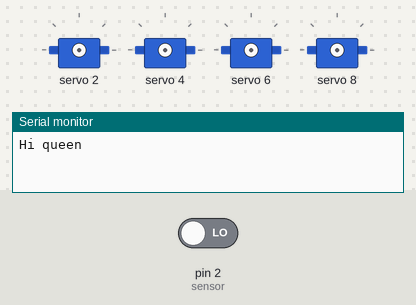
A sketch run on a simulated Arduino Uno, built with avr-gcc and run on an emulated ATmega328P. Shown: 4 × servo, the last lines printed to the serial monitor. The test bench sets the inputs (shaded band); at power-on: pin 2 (sensor) LOW. Random numbers use the default seed unless the sketch sets one.

Above: at 1.2 s.
1.3 s: pin 2 (sensor) driven HIGH
2.8 s: pin 2 (sensor) driven LOW
At 9.6 s:
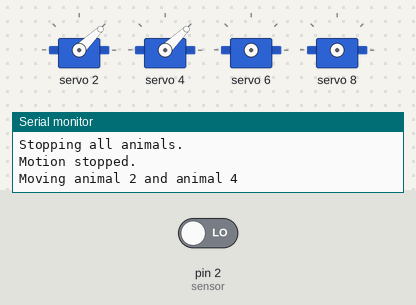
At 14.0 s:
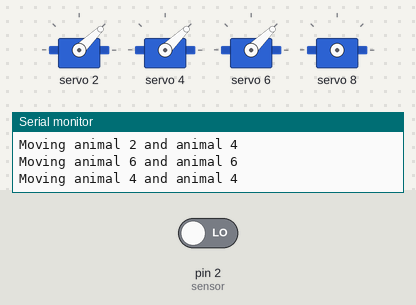
Timing chart, 0 to 21.0 s (numbered marks = the images above; inputs shaded):
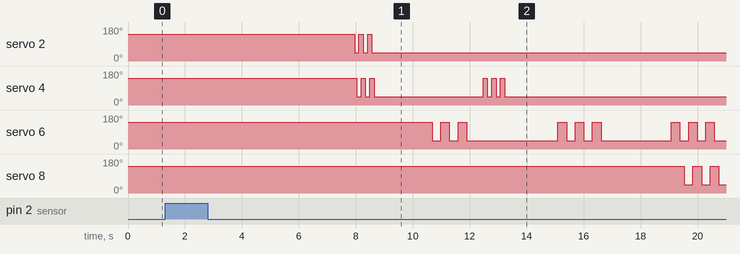

Measured:
- after the input at 2.8 s, servo 2: alternates 141° for 0.15 s and 44° for 0.15 s, 5 changes in all, then stays 44°, starting after 5.2 s; servo 4: 141° → 44° after 5.2 s, → 141° 0.15 s later, → 44° 0.15 s later, → 141° 0.15 s later, … (11 changes in this stretch)

The sketch:

toystory.ino
```cpp
/*
	Arduino with PIR motion sensor
	For complete project details, visit: http://RandomNerdTutorials.com/pirsensor
	Modified by Rui Santos based on PIR sensor by Limor Fried
 */
#include <Wire.h>
#include <Adafruit_PWMServoDriver.h>


//Animal pins:
#define FLUFFY 0
#define SWEATER 2
#define POLAR 4
#define DINO 6
#define PUPPY 8
#define EMPTY 10

// State variables
#define MOVING	LOW
#define STOPPED HIGH
volatile int state = STOPPED;
volatile int edgeDetected = -1; // 0 = none, 1 = rising, -1 = falling. init'd to -1 so that it'll actually start moving

int fastPins[] = {FLUFFY, SWEATER, POLAR};
int slowPins[] = {DINO, PUPPY};
int fastAngle = 5;
int slowAngle = 10;
int numberFastAnimals = sizeof(fastPins)/sizeof(int);
int numberSlowAnimals = sizeof(slowPins)/sizeof(int);

int sensor = 2;              // the pin that the sensor is attached to
int val = 0;                 // variable to store the sensor status (value)

// called this way, it uses the default address 0x40
Adafruit_PWMServoDriver pwm = Adafruit_PWMServoDriver();

// Depending on your servo make, the pulse width min and max may vary, you
// want these to be as small/large as possible without hitting the hard stop
// for max range. You'll have to tweak them as necessary to match the servos you
// have!
#define SERVOMIN  150 // This is the 'minimum' pulse length count (out of 4096)
#define SERVOMAX  600 // This is the 'maximum' pulse length count (out of 4096)
#define USMIN  600 // This is the rounded 'minimum' microsecond length based on the minimum pulse of 150
#define USMAX  2400 // This is the rounded 'maximum' microsecond length based on the maximum pulse of 600
#define SERVO_FREQ 50 // Analog servos run at ~50 Hz updates

// Define the servo parameters
#define SERVO_FORWARD_PULSE_WIDTH  410
#define SERVO_STOP_PULSE_WIDTH     0
#define SERVO_BACKWARD_PULSE_WIDTH 205

// Define servo rotation parameters
#define STEP_DELAY    15  // Milliseconds per degree, approximate
#define NUM_ROTATIONS 3   // How many times an animal moves back and forth
#define STOP_DELAY    200 // How long to wait on stopped segments

// our servo # counter
uint8_t servonum = 0;

void setup() {
	//pinMode(led, OUTPUT);      // initalize LED as an output
	pinMode(sensor, INPUT);    // initialize sensor as an input
	Serial.begin(9600);        // initialize serial
	Serial.println("Hi queen");

	pwm.begin();

	/*
	 * In theory the internal oscillator (clock) is 25MHz but it really isn't
	 * that precise. You can 'calibrate' this by tweaking this number until
	 * you get the PWM update frequency you're expecting!
	 * The int.osc. for the PCA9685 chip is a range between about 23-27MHz and
	 * is used for calculating things like writeMicroseconds()
	 * Analog servos run at ~50 Hz updates, It is importaint to use an
	 * oscilloscope in setting the int.osc frequency for the I2C PCA9685 chip.
	 * 1) Attach the oscilloscope to one of the PWM signal pins and ground on
	 *    the I2C PCA9685 chip you are setting the value for.
	 * 2) Adjust setOscillatorFrequency() until the PWM update frequency is the
	 *    expected value (50Hz for most ESCs)
	 * Setting the value here is specific to each individual I2C PCA9685 chip and
	 * affects the calculations for the PWM update frequency.
	 * Failure to correctly set the int.osc value will cause unexpected PWM results
	 */
	pwm.setOscillatorFrequency(27000000);
	pwm.setPWMFreq(SERVO_FREQ);  // Analog servos run at ~50 Hz updates

	// Register pin change interrupt for motion sensor - both edges
	attachInterrupt (digitalPinToInterrupt (sensor), motionISR, CHANGE);

	delay(10);
}

void moveUs(int animalA, int animalB, int angle){
	Serial.print("Moving animal ");
	Serial.print(animalA);
	Serial.print(" and animal ");
	Serial.println(animalB);
	int delayTime = STEP_DELAY * angle;
	for(int i=0; i<NUM_ROTATIONS; i++){
		pwm.setPWM(animalA, 0, SERVO_FORWARD_PULSE_WIDTH); //full speed forward
		pwm.setPWM(animalB, 0, SERVO_STOP_PULSE_WIDTH);
		delay(delayTime);
		pwm.setPWM(animalA, 0, SERVO_STOP_PULSE_WIDTH); //stops
		pwm.setPWM(animalB, 0, SERVO_FORWARD_PULSE_WIDTH);
		if(edgeDetected == 1){
      pwm.setPWM(animalB, 0, SERVO_STOP_PULSE_WIDTH);
			return;
		}
		delay(delayTime);
		pwm.setPWM(animalA, 0, SERVO_BACKWARD_PULSE_WIDTH); //full speed backward
		pwm.setPWM(animalB, 0, SERVO_STOP_PULSE_WIDTH); //full speed backward
		delay(delayTime);
		pwm.setPWM(animalA, 0, SERVO_STOP_PULSE_WIDTH); //stops
		pwm.setPWM(animalB, 0, SERVO_BACKWARD_PULSE_WIDTH);
		if(edgeDetected == 1){
			return;
		}
		delay(delayTime);
	}
}

void stopAll(){
	// stop fast ones
	for(int i = 0; i < numberFastAnimals; i++){
		pwm.setPWM(fastPins[i], 0, 0);
	}
	// stop slow ones
	for(int i = 0; i < numberSlowAnimals; i++){
		pwm.setPWM(slowPins[i], 0, 0);
	}
}

#define DELAY_MS 5000
#define MAX_DELAY_BETWEEN 7000
int currentTime = 0;
int triggerTime = 0;
int timeLastMoved = 0;
int thisDelay = MAX_DELAY_BETWEEN;

void motionISR(){
	if(digitalRead(sensor) == HIGH){
		Serial.println("Motion detected!");
		edgeDetected = 1;
		Serial.println("Stopping all animals.");
		// stopAll(); // moved out of interrupt context
	}
	else{
		Serial.println("Motion stopped.");
		// state = MOVING; // not yet
		edgeDetected = -1;
		triggerTime = millis();
	}
}

void loop(){
	currentTime = millis();
	int dTime = currentTime - triggerTime;
  int dTimeMtn = currentTime - timeLastMoved;

	if(edgeDetected == 1){
		stopAll();
		state = STOPPED;
		edgeDetected = 0;
	}
	if(edgeDetected == -1 && dTime > DELAY_MS){
		state = MOVING;
		edgeDetected = 0;
	}

	if(state == MOVING && dTimeMtn > thisDelay){
		// Choose fast or slow ones
		int index = random(0, 10);
		if(index <= 2){
      switch(index){
        case 0:
           moveUs(slowPins[0], slowPins[0], slowAngle);
           break;
        case 1:
          moveUs(slowPins[1], slowPins[1], slowAngle);
          break;
        default:
          moveUs(slowPins[0], slowPins[1], slowAngle);
      }
      timeLastMoved = millis();
      thisDelay = random(0,MAX_DELAY_BETWEEN);
		}
		else{
		  int A = random(0, numberFastAnimals);
      int B = random(0, numberFastAnimals);
      moveUs(fastPins[A], fastPins[B], fastAngle);
      timeLastMoved = millis();
      thisDelay = random(0,MAX_DELAY_BETWEEN);
		}
	}
	else{ // ie, motion is detected
		  // only trigger on edges - not appropriate in this scope, moved to edge detection area
		/*
		   Serial.println("Stopping all animals.");
		   stopAll();
		 */
	}
}
```
